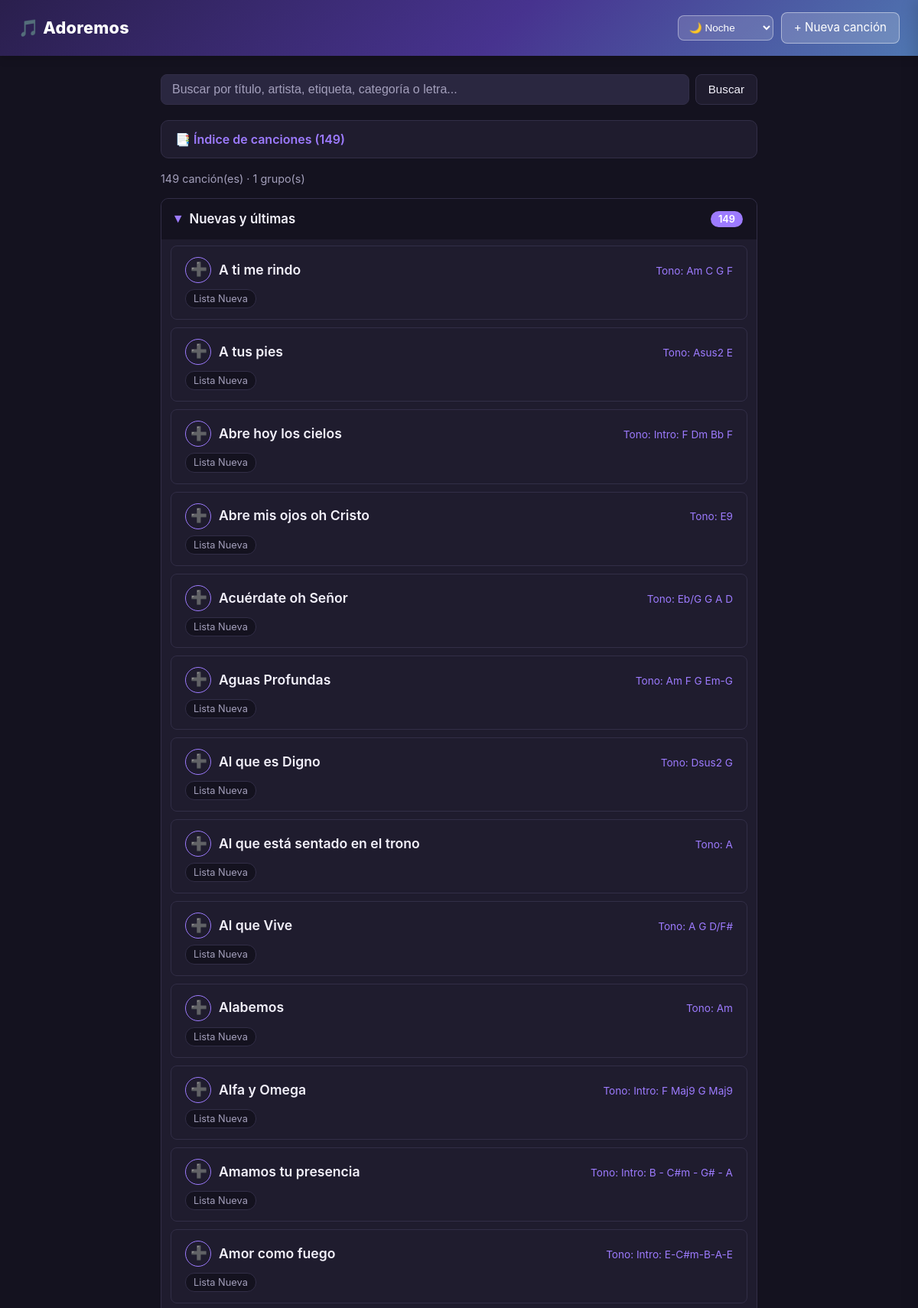
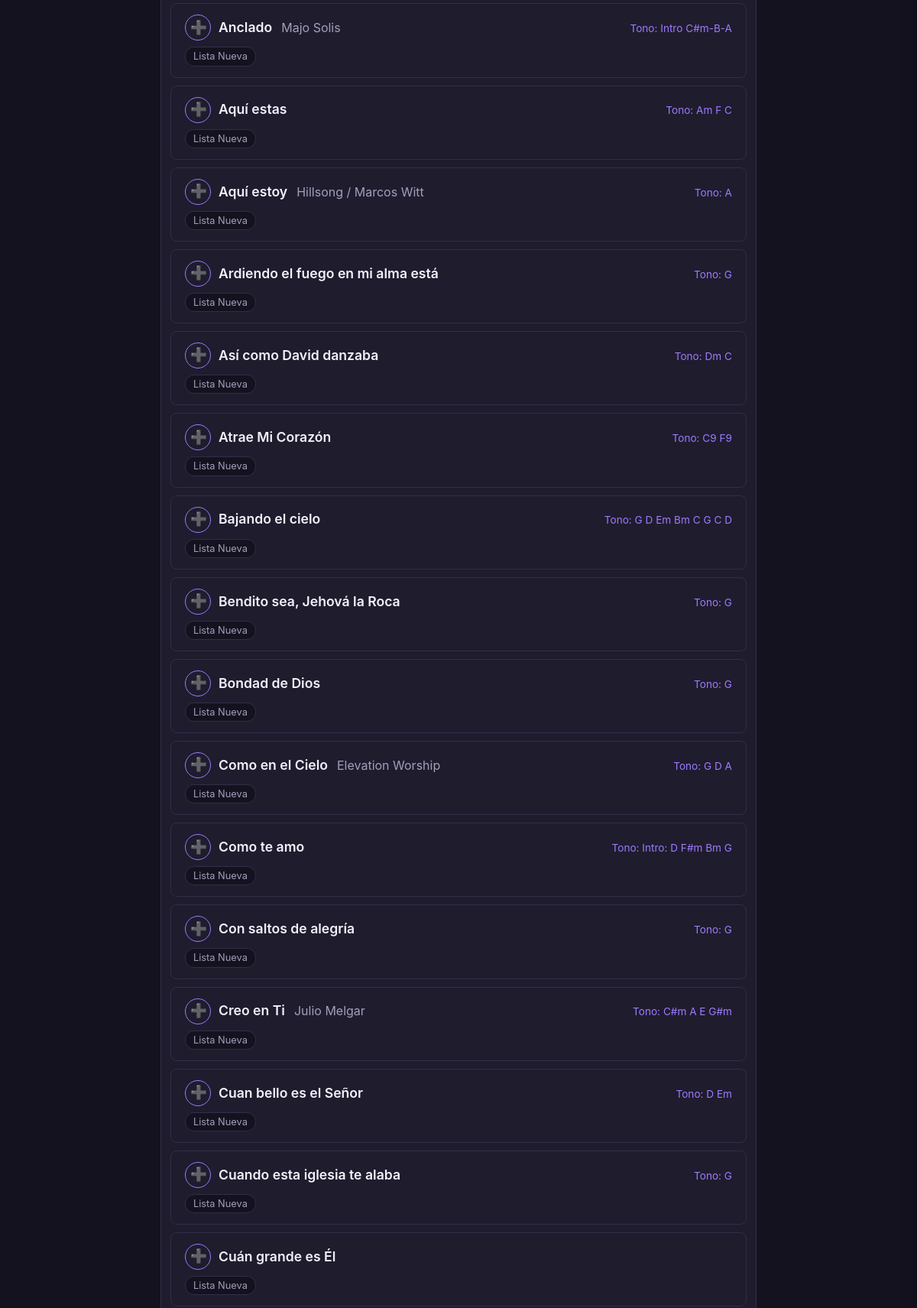
The page / (upper part) on the database its author committed (2 pictures, top to bottom).
### tables this page shows
CREATE TABLE canciones (
                id           INTEGER PRIMARY KEY AUTOINCREMENT,
                titulo       TEXT NOT NULL,
                artista      TEXT DEFAULT '',
                tono         TEXT DEFAULT '',
                etiquetas    TEXT DEFAULT '',
                letra        TEXT DEFAULT '',
                creada_en    TEXT DEFAULT CURRENT_TIMESTAMP,
                modificada_en TEXT DEFAULT CURRENT_TIMESTAMP
            , categoria TEXT DEFAULT '', youtube TEXT DEFAULT '');

### app.py (the view)
@app.route("/")
def inicio():
    busqueda = request.args.get("q", "").strip()
    canciones = database.listar_canciones(busqueda)
    grupos = database.agrupar_por_categoria(canciones)
    return render_template(
        "index.html",
        grupos=grupos,
        canciones=canciones,   # lista plana alfabética para el índice
        total=len(canciones),
        busqueda=busqueda,
    )

### database.py (called while the page is built, shortened)
def conectar():
    if USAR_POSTGRES:
        return psycopg2.connect(DATABASE_URL)
    conexion = sqlite3.connect(RUTA_DB)
    conexion.row_factory = sqlite3.Row
    return conexion

def _placeholders(sql):
    return sql.replace("?", "%s") if USAR_POSTGRES else sql

def _ejecutar(sql, params=(), fetch=None):
    con = conectar()
    try:
        if USAR_POSTGRES:
            cur = con.cursor(cursor_factory=psycopg2.extras.RealDictCursor)
        else:
            cur = con.cursor()
        cur.execute(_placeholders(sql), params)
        resultado = None
        if fetch == "one":
            resultado = cur.fetchone()
        elif fetch == "all":
            resultado = cur.fetchall()
        elif fetch == "id":
            if USAR_POSTGRES:
                fila = cur.fetchone()
                resultado = fila["id"] if fila else None
            else:
                resultado = cur.lastrowid
        con.commit()
        return resultado
    finally:
        con.close()

def listar_canciones(busqueda=""):
    like = "ILIKE" if USAR_POSTGRES else "LIKE"
    orden = "LOWER(titulo)" if USAR_POSTGRES else "titulo COLLATE NOCASE"
    return _ejecutar(f"SELECT * FROM canciones ORDER BY {orden}", fetch="all")

def agrupar_por_categoria(canciones):
    grupos = {}
    for c in canciones:
        cat = (c["categoria"] or "").strip() or SIN_CATEGORIA
        grupos.setdefault(cat, []).append(c)
    orden = []
    for cat in CATEGORIAS_SUGERIDAS:
        if cat in grupos:
            orden.append(cat)
    otras = sorted(
        c for c in grupos
        if c not in CATEGORIAS_SUGERIDAS and c != SIN_CATEGORIA
    )
    orden.extend(otras)
    if SIN_CATEGORIA in grupos:
        orden.append(SIN_CATEGORIA)
    return [(cat, grupos[cat]) for cat in orden]

### templates/index.html (shortened to what this page needs)
{% extends "base.html" %}
{% block contenido %}
<form class="buscador" method="get" action="{{ url_for('inicio') }}">
    <input type="search" name="q" value="{{ busqueda }}"
           placeholder="Buscar por título, artista, etiqueta, categoría o letra...">
    <button type="submit" class="btn">Buscar</button>
</form>
{% if total > 0 %}
    <details class="indice">
        <summary class="indice-titulo">📑 Índice de canciones ({{ total }})</summary>
    </details>
    <p class="contador">{{ total }} canción(es) · {{ grupos|length }} grupo(s)</p>
    {% for categoria, canciones in grupos %}
        <details class="grupo" open>
            <summary class="grupo-titulo">
                <span class="grupo-nombre">{{ categoria }}</span>
                <span class="grupo-cantidad">{{ canciones|length }}</span>
            </summary>
            <ul class="lista-canciones">
                {% for cancion in canciones %}
                    <li>
                        <div class="fila-cancion">
                            <button class="btn-agregar" title="Agregar a la lista del evento"
                                    data-id="{{ cancion['id'] }}"
                                    data-titulo="{{ cancion['titulo'] }}"
                                    data-tono="{{ cancion['tono'] or '' }}">➕</button>
                            <a href="{{ url_for('ver_cancion', cancion_id=cancion['id']) }}">
                                <span class="titulo">{{ cancion['titulo'] }}</span>
                                {% if cancion['artista'] %}
                                    <span class="artista">{{ cancion['artista'] }}</span>
                                {% endif %}
                                {% if cancion['tono'] %}
                                    <span class="tono">Tono: {{ cancion['tono'] }}</span>
                                {% endif %}
                            </a>
                        </div>
                        {% if cancion['etiquetas'] %}
                            <div class="etiquetas">
                                {% for etiqueta in cancion['etiquetas'].split(',') %}
                                    {% if etiqueta.strip() %}
                                        <span class="etiqueta">{{ etiqueta.strip() }}</span>
                                    {% endif %}
                                {% endfor %}
                            </div>
                        {% endif %}
                    </li>
                {% endfor %}
            </ul>
        </details>
    {% endfor %}
{% endif %}
{% endblock %}

### templates/base.html (shortened to what this page needs)
<!doctype html>
<html lang="es">
<head>
    <link rel="stylesheet" href="{{ url_for('static', filename='style.css') }}">
</head>
<body>
    <header>
        <a href="{{ url_for('inicio') }}" class="logo">🎵 Adoremos</a>
        <div class="header-acciones">
            <select class="tema-selector" id="tema-selector" onchange="cambiarTema(this.value)" title="Cambiar tema">
                <option value="noche">🌙 Noche</option>
            </select>
            <a href="{{ url_for('nueva_cancion') }}" class="btn btn-nueva">+ Nueva canción</a>
        </div>
    </header>
    <main>
        {% block contenido %}{% endblock %}
    </main>
</body>
</html>

### static/style.css (style rules this page uses)
:root, [data-theme="noche"] { --color-principal: #9d7bff; --color-principal-oscuro: #7d5cff; --gris-fondo: #14121f; --card: #1f1c2e; --input-bg: #2a2740; --gris-borde: #322e47; --texto: #f2f0fa; --texto-suave: #a39fbb; --rojo: #ff6b6b; --hero: linear-gradient(135deg, #2a1f4d 0%, #47338f 55%, #5ad1e0 160%); }
* { box-sizing: border-box; }
body { margin: 0; font-family: -apple-system, "Segoe UI", Roboto, Arial, sans-serif; background: var(--gris-fondo); color: var(--texto); line-height: 1.5; }
header { display: flex; justify-content: space-between; align-items: center; gap: 12px; background: var(--hero); padding: 16px 24px; position: sticky; top: 0; z-index: 10; box-shadow: 0 2px 12px rgba(0,0,0,0.18); }
.logo { font-size: 1.35rem; font-weight: 800; color: #ffffff; text-decoration: none; letter-spacing: 0.3px; }
.header-acciones { display: flex; align-items: center; gap: 10px; }
.tema-selector { background: rgba(255,255,255,0.15); color: #fff; border: 1px solid rgba(255,255,255,0.4); border-radius: 8px; padding: 7px 10px; font-size: 0.85rem; cursor: pointer; }
.tema-selector option { color: #222; }
header .btn-nueva { background: rgba(255,255,255,0.18); border: 1px solid rgba(255,255,255,0.45); color: #fff; }
input, select, textarea { background: var(--input-bg); color: var(--texto); }
input::placeholder, textarea::placeholder { color: var(--texto-suave); }
main { max-width: 820px; margin: 24px auto; padding: 0 20px; }
.btn { display: inline-block; padding: 8px 16px; border-radius: 8px; border: 1px solid var(--gris-borde); background: var(--card); color: var(--texto); text-decoration: none; font-size: 0.95rem; cursor: pointer; transition: background 0.15s; }
.btn-nueva { background: var(--color-principal); color: white; border-color: var(--color-principal); }
.buscador { display: flex; gap: 8px; margin-bottom: 20px; }
.buscador input { flex: 1; padding: 10px 14px; border: 1px solid var(--gris-borde); border-radius: 8px; font-size: 1rem; }
.contador { color: var(--texto-suave); font-size: 0.9rem; }
.indice { background: var(--card); border: 1px solid var(--gris-borde); border-radius: 10px; margin-bottom: 16px; padding: 0 4px; }
.indice-titulo { padding: 12px 14px; cursor: pointer; font-weight: 600; color: var(--color-principal); list-style: none; user-select: none; }
.grupo { background: var(--card); border: 1px solid var(--gris-borde); border-radius: 10px; margin-bottom: 12px; overflow: hidden; }
.grupo-titulo { display: flex; align-items: center; gap: 10px; padding: 14px 18px; cursor: pointer; font-weight: 600; font-size: 1.05rem; list-style: none; user-select: none; background: var(--gris-fondo); }
.grupo-titulo::before { content: "▸"; color: var(--color-principal); transition: transform 0.15s; }
.grupo[open] > .grupo-titulo::before { transform: rotate(90deg); }
.grupo-nombre { flex: 1; }
.grupo-cantidad { background: var(--color-principal); color: white; border-radius: 12px; padding: 1px 10px; font-size: 0.8rem; }
.grupo .lista-canciones { padding: 8px 12px 12px; }
.grupo .lista-canciones li { border-radius: 8px; }
.lista-canciones { list-style: none; padding: 0; margin: 0; }
.lista-canciones li { background: var(--card); border: 1px solid var(--gris-borde); border-radius: 10px; margin-bottom: 10px; padding: 14px 18px; }
.lista-canciones a { text-decoration: none; color: var(--texto); display: flex; flex-wrap: wrap; align-items: baseline; gap: 12px; }
.lista-canciones .titulo { font-weight: 600; font-size: 1.1rem; }
.lista-canciones .artista { color: var(--texto-suave); }
.lista-canciones .tono { margin-left: auto; font-size: 0.85rem; color: var(--color-principal); }
.fila-cancion { display: flex; align-items: center; gap: 10px; }
.fila-cancion > a { flex: 1; }
.btn-agregar { flex-shrink: 0; width: 34px; height: 34px; border-radius: 50%; border: 1px solid var(--color-principal); background: var(--card); color: var(--color-principal); font-size: 1.1rem; line-height: 1; cursor: pointer; transition: background 0.15s, color 0.15s; }
.etiquetas { margin-top: 8px; display: flex; flex-wrap: wrap; gap: 6px; }
.etiqueta { background: var(--gris-fondo); border: 1px solid var(--gris-borde); border-radius: 12px; padding: 2px 10px; font-size: 0.8rem; color: var(--texto-suave); }

### rows shown on the page
canciones: titulo "A ti me rindo", tono "Am C G F", strip "Lista Nueva"
canciones: titulo "A tus pies", tono "Asus2 E", strip "Lista Nueva"
canciones: titulo "Abre hoy los cielos", tono "Intro: F Dm Bb F", strip "Lista Nueva"
canciones: titulo "Abre mis ojos oh Cristo", tono "E9", strip "Lista Nueva"
canciones: titulo "Acuérdate oh Señor", tono "Eb/G G A D", strip "Lista Nueva"
canciones: titulo "Aguas Profundas", tono "Am F G Em-G", strip "Lista Nueva"
canciones: titulo "Al que es Digno", tono "Dsus2 G", strip "Lista Nueva"
canciones: titulo "Al que está sentado en el trono", tono "A", strip "Lista Nueva"
canciones: titulo "Al que Vive", tono "A G D/F#", strip "Lista Nueva"
canciones: titulo "Alabemos", tono "Am", strip "Lista Nueva"
canciones: titulo "Alfa y Omega", tono "Intro: F Maj9 G Maj9", strip "Lista Nueva"
canciones: titulo "Amamos tu presencia", tono "Intro: B - C#m - G# - A", strip "Lista Nueva"
canciones: titulo "Amor como fuego", tono "Intro: E-C#m-B-A-E", strip "Lista Nueva"
canciones: titulo "Anclado", artista "Majo Solis", tono "Intro C#m-B-A", strip "Lista Nueva"
canciones: titulo "Aquí estas", tono "Am F C", strip "Lista Nueva"
canciones: titulo "Aquí estoy", artista "Hillsong / Marcos Witt", tono "A", strip "Lista Nueva"
canciones: titulo "Ardiendo el fuego en mi alma está", tono "G", strip "Lista Nueva"
canciones: titulo "Así como David danzaba", tono "Dm C", strip "Lista Nueva"
canciones: titulo "Atrae Mi Corazón", tono "C9 F9", strip "Lista Nueva"
canciones: titulo "Bajando el cielo", tono "G D Em Bm C G C D", strip "Lista Nueva"
canciones: titulo "Bendito sea, Jehová la Roca", tono "G", strip "Lista Nueva"
canciones: titulo "Bondad de Dios", tono "G", strip "Lista Nueva"
canciones: titulo "Como en el Cielo", artista "Elevation Worship", tono "G D A", strip "Lista Nueva"
canciones: titulo "Como te amo", tono "Intro: D F#m Bm G", strip "Lista Nueva"
canciones: titulo "Con saltos de alegría", tono "G", strip "Lista Nueva"
canciones: titulo "Creo en Ti", artista "Julio Melgar", tono "C#m A E G#m", strip "Lista Nueva"
canciones: titulo "Cuan bello es el Señor", tono "D Em", strip "Lista Nueva"
canciones: titulo "Cuando esta iglesia te alaba", tono "G", strip "Lista Nueva"
canciones: titulo "Cuán grande es Él", strip "Lista Nueva"

### other values the page prints
{{ total }} "149"
{{ grupos|length }} "1"
{{ categoria }} "Nuevas y últimas"
{{ canciones|length }} "149"
